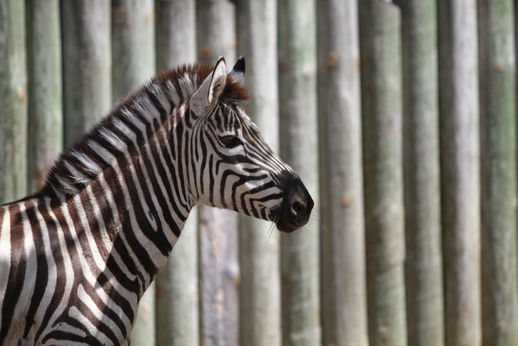
#> input picture spi2/SPI_Project_KeGUO/images/Fourier/zebra-wall.png, 518 x 346 px, found by its file name
$ jupyter execute --allow-errors 2020-2021-TP3-SPI2-jpeg-sv.ipynb
#> lines starting #> are read from the running program, lines starting #| are printed output that depends on the picture; long printed decimals are rounded
# Frequency Domain
SPI2 Basics on Image processing

Ecole Centrale Nantes

Diana Mateus

Participant: Cheng XIANG

## 0. Preparation

### 0.1 Import the required modules

[cell 1]
from scipy import ndimage
import matplotlib.pyplot as plt
import numpy as np
import os
import skimage.io as io
from skimage.transform import resize

### 0.2 Define the main image folder
Make sure the subsequent parts of this notebook refer to this definition IMDIR. **When evaluating your notebook I should only need to change the path here** to run the entire notebook.

[cell 2]
IMDIR = "./images/h"
#> (the rest of this cell did not finish here and is left out)

### 0.2 Read and display the images
Check that you can read and display all the provided images. Do not include this cell, the code nor its ouput in the final report

[cell 3]
width=20
height=15
plt.rcParams['figure.figsize'] = [width, height]

fig=plt.figure()

im_counter = 1
for root, dirnames, filenames in os.walk(IMDIR):
    for filename in filenames:
        f = os.path.join(root, filename)

        #filter only image files with the following format
        if f.endswith(('.png', '.jpg', '.jpeg','.JPG', '.tif', '.gif')):

            # print the paths to current filename if nothing is being found
            # print(filename)

            # read the image
            im = io.imread(f,as_gray=True)
            im = resize(im,(100,100),mode='constant')

            # display it
            plt.subplot(5,7,im_counter)
            plt.imshow(im, cmap='gray')
            plt.title(filename)
            plt.axis('off')
            im_counter +=1


plt.show()

## 1. The Discrete Fourier Transform

In this exercise we will compute and visualize a DFT using numpy's fft functions:
- ```np.fft.fft2```: computes the two-dimensional FFT of an image.
- ```np.fft.fftshift```: center the frecuencies in the middle of the image
- ```np.fft.ifftshift```: reverses the centering
- ```np.fft.ifft2```: inverse fourier transform
- ```np.real```: takes the real components of a complex number
- ```np.abs```: recovers the magnitude of a complex number
- ```np.angle```: recovers the phase of a complex number
- ```np.log```: computes the logarithm

The following code uses the above functions applied to the provided images, and shows

**a)** the original image

**b)** the magnitude of its fft (scaled logarithmically)

**c)** the magnitude of its **centered(shifted)** Discrete Fourier transform fft (scaled logarithmically)

**c)** the inverse fft of the above transformed image (all the steps shouls be reversed)

**d) For each image explain how to interpret the FFT images**

# IMAGES IN FOURIER FOLDER

[cell 4]
SUBDIR = IMDIR


for root, dirnames, filenames in os.walk(SUBDIR):
    # print path to all filenames.
    for filename in filenames:
        f = os.path.join(root, filename)
        if f.endswith(('.png', '.jpg', '.jpeg','.JPG', '.tif', '.gif')):
            print(f)
            im = io.imread(f,as_gray=True)
            #im = resize(im,(100,100),mode='constant') #Uncomment this line if it is too slow


            # TO EXPLAIN BY STUDENTS
            im_fft = np.fft.fft2(im)      #computes the two-dimensional FFT of an image.
            im_fft_shifted=np.fft.fftshift(im_fft) #  center the frecuencies in the middle of the image
            print(np.shape(im_fft_shifted))   #get the shape
            im_fft_shifted1=im_fft_shifted[:,:]
            print(np.shape(im_fft_shifted1))  #get the shape
            im_recon = np.real(np.fft.ifft2(np.fft.ifftshift(im_fft_shifted1))) #reverses the centering and inverse the furier transform and takes the real components
            # END TO EXPLAIN BY STUDENTS


            fig=plt.figure(figsize=(16, 18))

            plt.subplot(141)
            plt.title('Original image')
            plt.imshow(im)
            plt.gray()
            plt.axis('off')


            plt.subplot(142)
            plt.title('log FFT ')
            plt.imshow(np.log(np.abs(im_fft)))
            plt.gray()
            plt.axis('off')

            plt.subplot(143)
            plt.title('log shift FFT ')
            plt.imshow(np.log(np.abs(im_fft_shifted)))
            plt.gray()
            plt.axis('off')


            plt.subplot(144)
            plt.title('Reconstructed image')
            plt.imshow(im_recon)
            plt.gray()
            plt.axis('off')

            plt.show()

##  2. PROJECT JPEG

**Introduction**

The jpeg compression follows several steps

**i)** Convert images from RGB to YIQ color space

**ii)** Reduce the size (to half) of the I and Q channels

**iii)** An image is first subdivided in 8x8 subblocks (assuming the original image has sides whose length is a multiple of 8, if it is not the case just resize it).

**iv)** A frequency transformation is computed for each block (computed with a discrete cosine transform DCT II )
```
fftpack.dct(fftpack.dct(im.T, norm='ortho').T, norm='ortho')
```
**v)** The DCT results are then divided by the elements of the the quantization matrices given in ```quantization_table```. The resulting values are then rounded and stored as integers. **Hint:** use the functions  ```round()```, ```astype(np.int32)```

**vi)** The result of quantization (which should have many zeros) is then compressed Run Lenght Coding and Huffman coding to reduce the size. The compressed values are saved together with the quantization table. #won't do

**vii)** The reconstruction of the image implies inverting the encoding, the quantization and the dct.

**Instructions**

- This project is individual! This means both the code and report should be original and different for each of you. The 0 grade will apply for any attempt to break this rule.

- You are expected to return both the jupyter notebook along with a report explaining the method and the results of the jpeg compression on SEVERAL images.

- You are **ONLY** allowed to use:
    - any ``numpy`` and ``matplotlib`` functions
    - ``io.imread`` to read the images
    - the provided functions to compute the ``dct``
    - the provided functions to compute the quantization matrix ```quantization_table```.
    - other functions from ``skimage`` are not needed!!! I will tolerate them only in the case you completely explain in the report (with descriptions and equations)  what this functions do.

- If you use code from an external source, this source should be cited. Failinig to do so, also leads to a grade of 0.

- The first cell of the notebook must start with the definition of the ```filename``` variable, which especifies the path of the image that will be compressed. To test your code on other images, I will only change this line. The code should run adapting to any input image.

- Implement all the jpeg compression steps (i-v) . Do **NOT** implement step vi) Run Lenght Code and Huffman coding

- Create **one function for each step**. Demonstrate the results of each step by calling each function: Show with images or graphs how the input image/list/data looks like before and after applying that function.

- Implement the inverse steps, to go from the quantized dct values to the reconstructed images. Again use one function per step, and illustrate its results

- Create a global jpegCompress function englobing steps i-v and a jpegDecompress function englobin steps in vii)

- Call the jpegCompress and jpeg Decompress function on several images: e.g. before and after applying a gaussian filter, before and after downsizing the image, on images with high or low frequency content. Compare the images (e.g. by computing their differences). Write some comments for every experiment you try.

- Compare how the frequency representation of the original and the compressed images, look at the spectrum magnitude and phase. You may also want to compare the histogram of the frequency components.

**BONUS** Replace the given DCT function by your own basis implementation. Explain any difference.

[cell 5]
import skimage.io as io
import numpy as np
import matplotlib.pyplot as plt
import skimage.transform as skt
from PIL import Image
import os

[cell 6]
filename = "images/Fourier/zebra-wall.png"
im = io.imread(filename)
#> im is the input picture: shape (346, 518, 3); mean R, G, B 120.8, 116.9, 109
im = (im/255).astype(float) #To be sure is always between 0 and 1 after this cell


print(im.shape)
#| (346, 518, 3)
print(im.min(),im.max())
#| 0.01961 1.0

#Resize small first to debug
h = 128
w = 128

#The original function isn't defined, so I import the skimage.transform to resize the original picture
#If I use np.resize(im,(h,2)), the output will be one-dimensional, which is not the desired output
im1 = skt.resize(im,(h,w),mode='constant')*255 #This function will put the intensitites between 0 and 1 -> multiply by 255 when needed
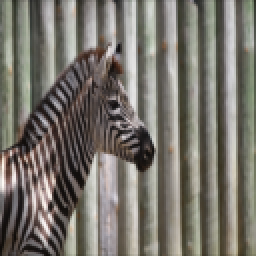
#> im1: shape (128, 128, 3) float64 (shown 2 times larger); mean R, G, B 120.5, 116.6, 108.8

print(im1.shape)
#| (128, 128, 3)
print(im1.min(),im1.max())
#| 8.208 252.939
plt.imshow(np.uint8(im1))

[cell 7]
#ATTENTION The quatization table assumes the original image intensities before the dct are between 0 and 255


from scipy import fftpack

def dct_2d(im):
    return fftpack.dct(fftpack.dct(im.T, norm='ortho').T, norm='ortho')

def idct_2d(im):
    return fftpack.idct(fftpack.idct(im.T, norm='ortho').T, norm='ortho')

# [27 lines left out: function quantization_table, not called in this run]

[cell 8]
# transfer from rgb to yiq function
def rgb2yiq(img):
    yiq_from_rgb = np.array([[0.299, 0.587, 0.114],
                             [0.5959, -0.2746, -0.3213],
                             [0.2115, -0.5227, 0.3112]])
    yiq = np.dot(img[...,:3],yiq_from_rgb)
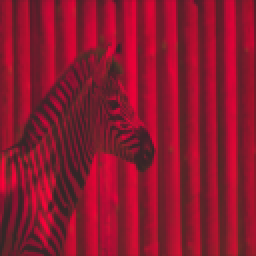
#> yiq: shape (128, 128, 3) float64 (shown 2 times larger); mean of channels 0, 1, 2 0.504, -0.0711, 0.0397; drawn with min black and max white
    #yiq=np.where(yiq < 0, 0, yiq)
    #yiq=np.where(yiq > 1, 1, yiq)
    return yiq

[cell 9]
im_yiq = rgb2yiq(im1/255)
plt.imshow(im_yiq)
plt.axis('off')
print("The image shape of yiq image is:",im_yiq.shape)
#| The image shape of yiq image is: (128, 128, 3)
print("The min and max number of yiq image is:",im_yiq.min(),im_yiq.max())
#| The min and max number of yiq image is: -0.1919 1.082
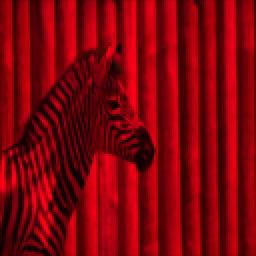
#> shown: shape (128, 128, 3) float64 (shown 2 times larger); mean R, G, B 0.504, 0.000518, 0.0397

[cell 10]
# reduce the I,Q channel to half function
def reduceIQ(img):
    for i in range(h):
        for j in range(w):
            img[i,j,1]=img[i,j,1]/2
            img[i,j,2]=img[i,j,2]/2
    return img

[cell 11]
im_yiq_reduced=reduceIQ(im_yiq)
plt.imshow(im_yiq_reduced)
plt.axis('off')
print("The image shape of reduced yiq image is:",im_yiq_reduced.shape)
#| The image shape of reduced yiq image is: (128, 128, 3)

[cell 12]
plt.subplot(1, 3, 1)
plt.title('original')
plt.imshow(np.uint8(im1))
plt.axis('off')
print(im1.shape)
#| (128, 128, 3)
print(im1.min(),im1.max())
#| 8.208 252.939

plt.subplot(1, 3, 2)
plt.title('YIQ')
plt.imshow(im_yiq)
plt.axis('off')
print(im_yiq.shape)
#| (128, 128, 3)
print(im_yiq.min(),im_yiq.max())
#| -0.09594 1.082

plt.subplot(1, 3, 3)
plt.title('Reduced YIQ')
plt.imshow(im_yiq_reduced)
plt.axis('off')
print(im_yiq_reduced.shape)
#| (128, 128, 3)
print(im_yiq_reduced.min(),im_yiq_reduced.max())
#| -0.09594 1.082

#os.mkdir("F:\Python codes\SPI2\LAB3-PROJECT\images\Fourier\Sub_images")  # creat a new file to store the cropped images
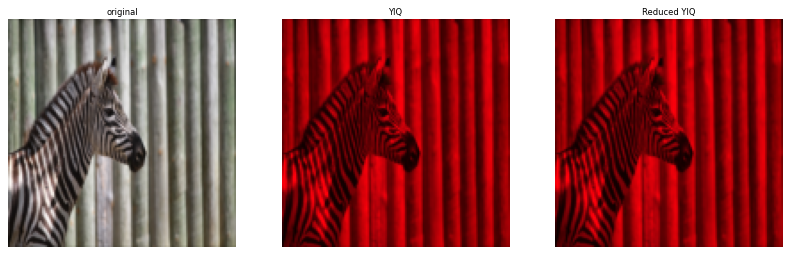
#> figure drawn by matplotlib, 3 panels

[cell 13]
# subdivided in 8x8 subblocks
def subdivided8x8(img):
    im=np.zeros((8,8,3))
    for i in range(int(h/8)):  # 0-15
        for j in range(int(w/8)):  # 0-15
            im = img[i*8:(i+1)*8, j*8:(j+1)*8, :]
            io.imsave('F:\Python codes\SPI2\LAB3-PROJECT\images\Fourier\Sub_images\subim{}_{}.png'.format(i, j),im.astype(float))
    return im

#> (a cell that did not finish here is left out)

[cell 15]
# show the sub divided images
im_counter=1
#> (the rest of this cell did not finish here and is left out)

[cell 16]
# fft for sub images function
def fft4sub_img():
    im_counter=1
#> im_counter = 1
    d = np.zeros((256, 8, 8, 3))
    for i in range(int(h/8)):
        for j in range(int(w/8)):
            filename = "F:\Python codes\SPI2\LAB3-PROJECT\images\Fourier\Sub_images\subim"+str(i)+"_"+str(j)+".png"
            im = io.imread(filename)
            im=im.astype(np.uint8)
            fft_img=dct_2d(im)
            plt.subplot(16,16,im_counter)
            plt.imshow(fft_img)
            plt.axis('off')
            d[im_counter-1]=fft_img # store 8*8*3 sub image into a 4 dimentional matrix
            im_counter +=1
    return  d

#> (a cell that did not finish here is left out)

#> (a cell that did not finish here is left out)

[cell 19]
# quantilization function
# [7 lines left out: function quantilization, not called in this run]

#> (a cell that did not finish here is left out)

[cell 21]
# inverse quantilization function
# [7 lines left out: function i_quantilization, not called in this run]

#> (a cell that did not finish here is left out)

[cell 23]
# ifft for sub images
# [9 lines left out: function ifft4sub_img, not called in this run]

[cell 24]
# assemble the images function
def i_subdivided8x8():
    im=np.zeros((h,w,3))
#> im: shape (128, 128, 3) float64; every value is 0
    for i in range(int(h/8)):  # 0-15
        for j in range(int(w/8)):  # 0-15
            filename = "F:\Python codes\SPI2\LAB3-PROJECT\images\Fourier\Sub_images\subim"+str(i)+"_"+str(j)+".png"
            sub_im = io.imread(filename)
            im[i*8:(i+1)*8, j*8:(j+1)*8, :]= sub_im
    return im.astype('uint8')

$ run again, with spi2/SPI_Project_KeGUO/images/Fourier/tiled.png copied over spi2/SPI_Project_KeGUO/images/Fourier/zebra-wall.png
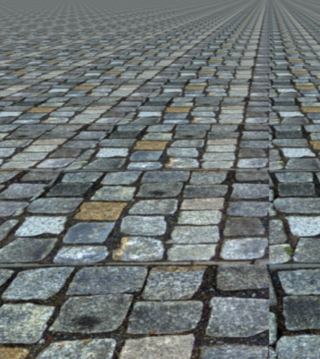
#> input picture spi2/SPI_Project_KeGUO/images/Fourier/tiled.png, 320 x 359 px, found by its file name
#> im is the input picture: shape (359, 320, 4); mean R, G, B, A 109, 115.6, 115.2, 255
#| (359, 320, 4)
#| 0.003922 1.0
#| (128, 128, 4)
#| 6.320 255.0
#| The image shape of yiq image is: (128, 128, 3)
#| The min and max number of yiq image is: -0.2447 0.9854
#> `[cell 9] im_yiq = rgb2yiq(im1/255) plt.imshow(im_yiq) plt.axis('off') ..`:
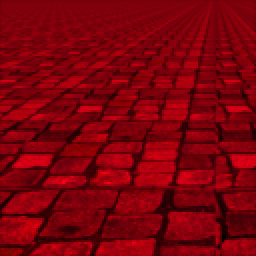
#> shown: shape (128, 128, 3) float64 (shown 2 times larger); mean R, G, B 0.492, 4.39e-05, 0.0436
#> after the loop in reduceIQ, `for i in range(h):`:
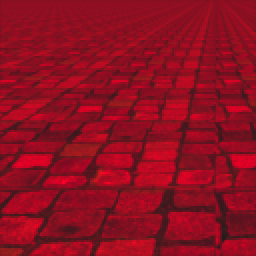
#> img: shape (128, 128, 3) float64 (shown 2 times larger); mean of channels 0, 1, 2 0.492, -0.0547, 0.0218; drawn with min black and max white
#| The image shape of reduced yiq image is: (128, 128, 3)
#| (128, 128, 4)
#| 6.320 255.0
#| (128, 128, 3)
#| -0.1223 0.9854
#| (128, 128, 3)
#| -0.1223 0.9854
#> im_counter = 1

$ run again, with spi2/SPI_Project_KeGUO/images/Fourier/textures.jpg saved as spi2/SPI_Project_KeGUO/images/Fourier/zebra-wall.png
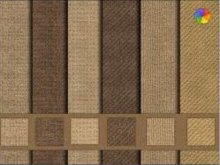
#> input picture spi2/SPI_Project_KeGUO/images/Fourier/textures.jpg, 220 x 165 px, found by its file name
#> im is the input picture: shape (165, 220, 3); mean R, G, B 133.7, 108.4, 79
#| (165, 220, 3)
#| 0.0 0.9882
#| (128, 128, 3)
#| 7.115 240.851
#| The image shape of yiq image is: (128, 128, 3)
#| The min and max number of yiq image is: -0.35 0.8314
#> `[cell 9] im_yiq = rgb2yiq(im1/255) plt.imshow(im_yiq) plt.axis('off') ..`:
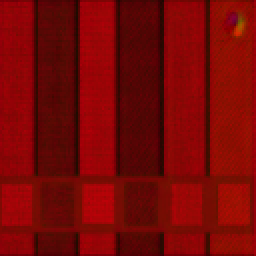
#> shown: shape (128, 128, 3) float64 (shown 2 times larger); mean R, G, B 0.475, 0.0299, 0.0199
#> after the loop in reduceIQ, `for i in range(h):`:
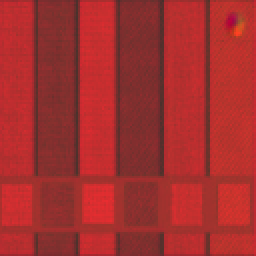
#> img: shape (128, 128, 3) float64 (shown 2 times larger); mean of channels 0, 1, 2 0.475, 0.0145, 0.00983; drawn with min black and max white
#| The image shape of reduced yiq image is: (128, 128, 3)
#| (128, 128, 3)
#| 7.115 240.851
#| (128, 128, 3)
#| -0.175 0.8314
#| (128, 128, 3)
#| -0.175 0.8314
#> im_counter = 1
